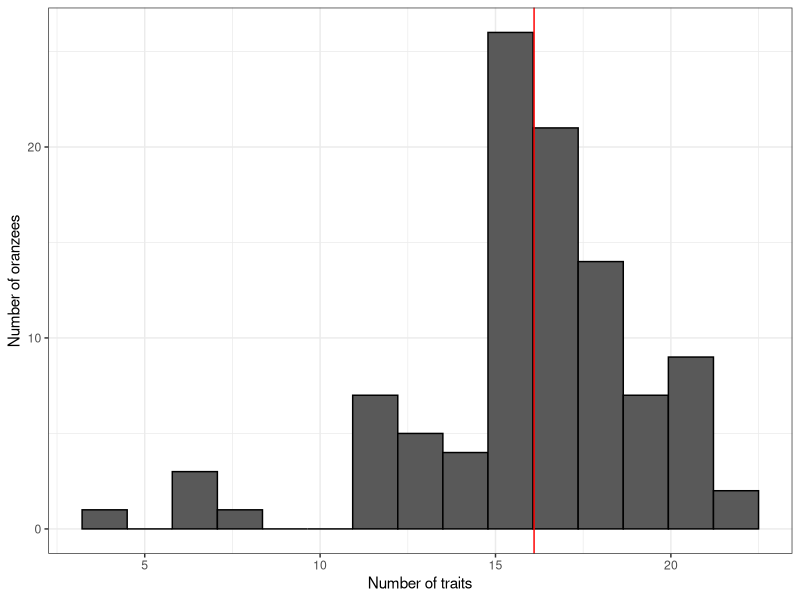
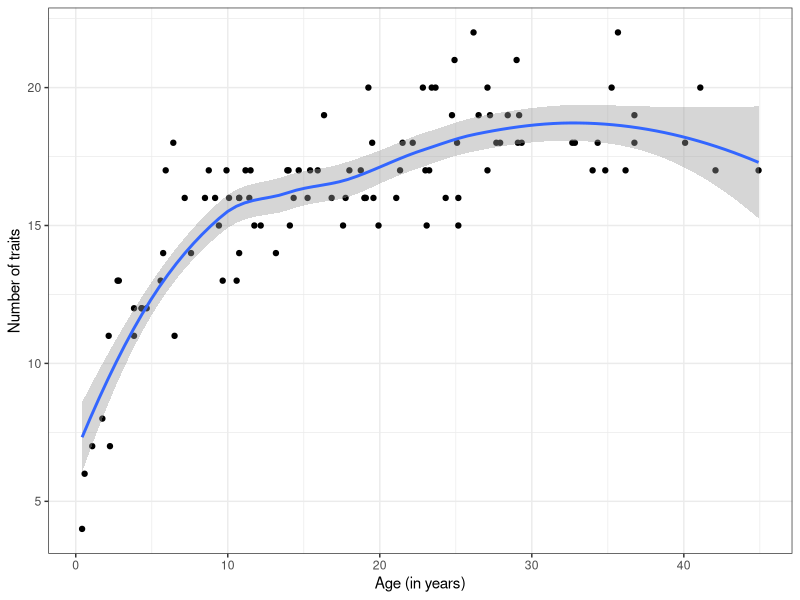
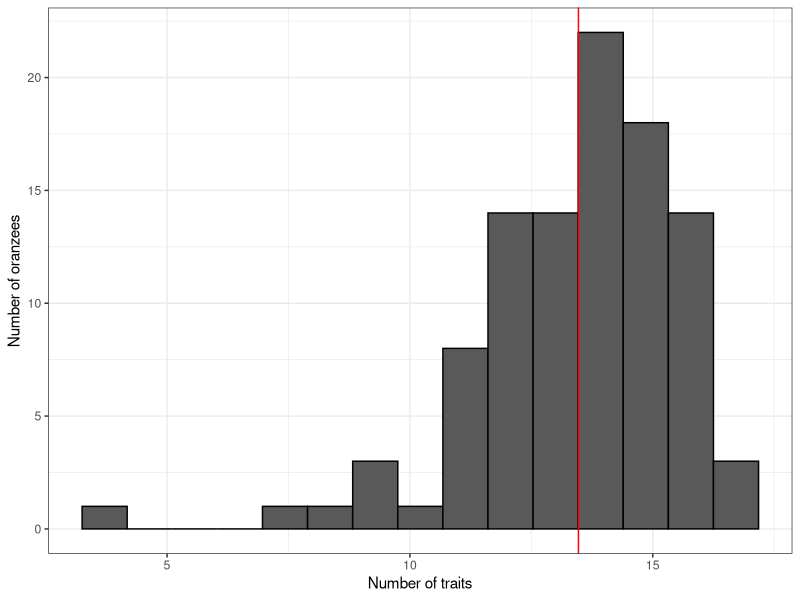
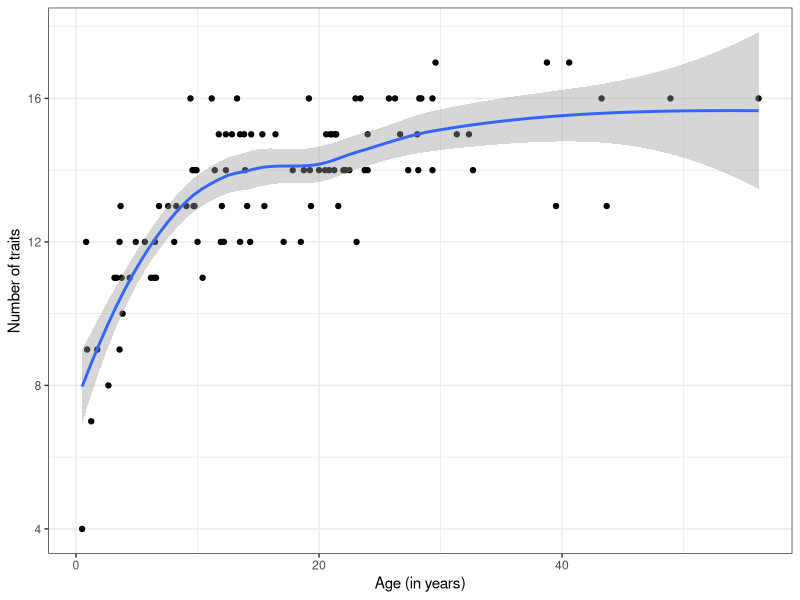
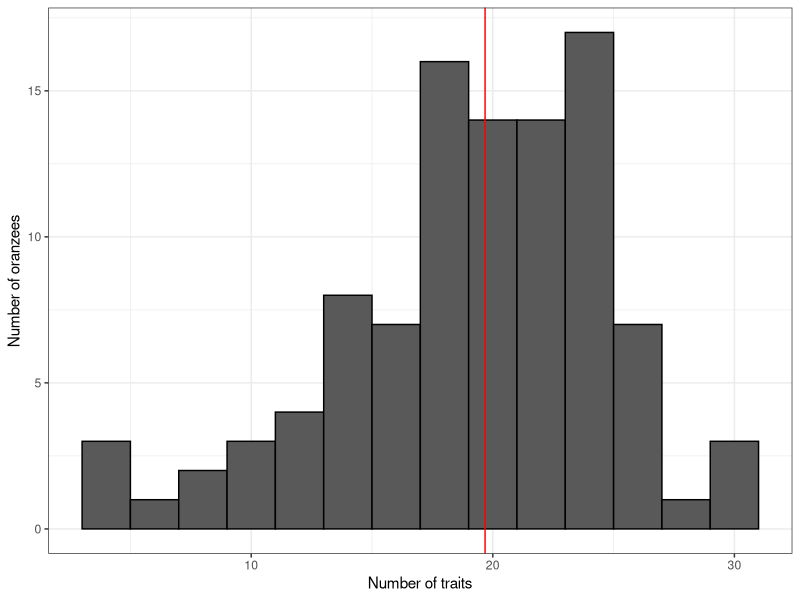
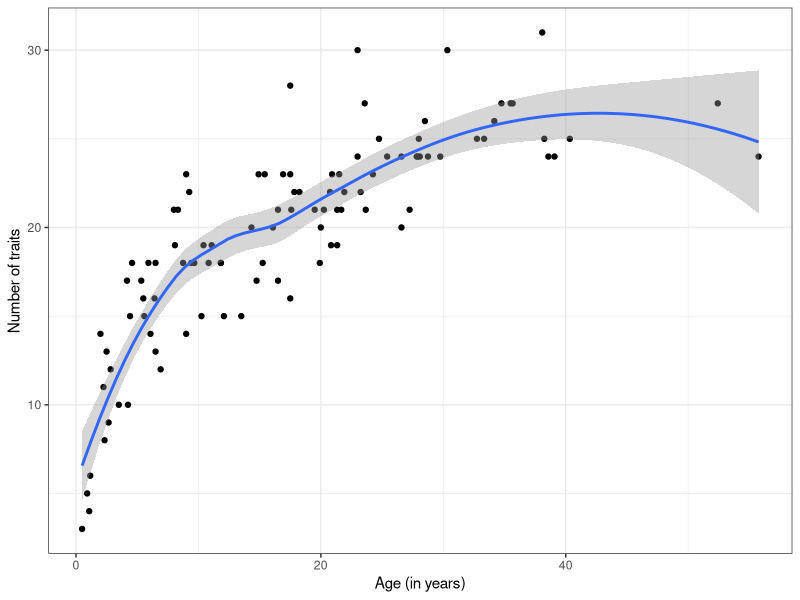
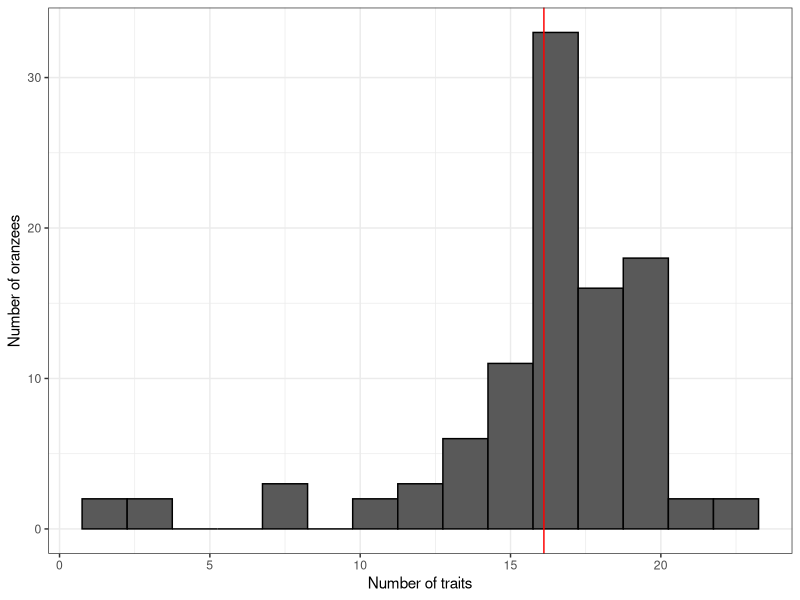
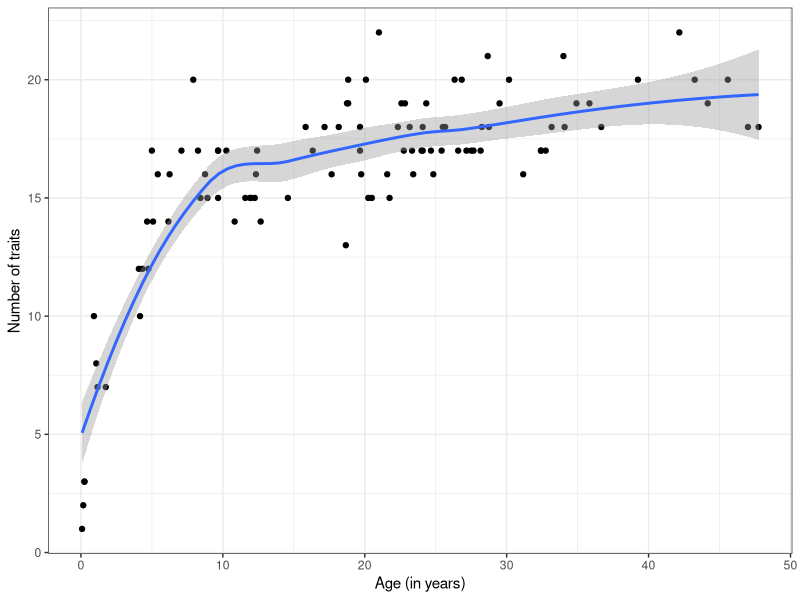

Recreate these plots in R, in order.
## ---- chunk 1
knitr::opts_chunk$set(echo = TRUE)
## ---- chunk 2
library(tidyverse)
library(scales)

set_oranzees_world <- function(alpha_g, alpha_e) {
  list_pop <- c("Uossob", "Iat Forest", "Ebmog", "Elaham", "Elabik", "Ognodub")
  output <- tibble(
    population = rep(list_pop, each = 38),
    behaviour = as.factor(rep(1:38, 6)),
    type = rep(c(rep("social", 16), rep("food-related", 22)), 6),
    category = rep(c(
      rep("play", 4), rep("display", 4), rep("groom", 4), rep("courthsip", 4),
      "A", "A", "A", "A", "B", "B", "B", "B", "C", "C", "C", "D", "D", "D", "E", "E", "F", "F", "G", "H", "I", "J"
    ), 6),
    nutrient = rep(c(rep(NA, 16), "Y", "Y", "Y", "Y", "Z", "Z", "Z", "Z", "Y", "Y", "Y", "Z", "Z", "Z", "Y", "Y", "Z", "Z", "Y", "Z", "Y", "Z"), 6),
    p_g = rep(NA, 38 * 6),
    p_e = rep(NA, 38 * 6)
  )

  env_or_x <- c(220, 230, 700, 705, 710, 750)
  env_or_y <- c(660, 610, 450, 430, 510, 550)

  # genetic predispositions:
  x_g <- sample(1:1000, 38)
  y_g <- sample(1:1000, 38)

  # ecological availability:
  x_e <- sample(1:1000, 38)
  y_e <- sample(1:1000, 38)

  for (behav in 1:38) {
    output[output$behaviour == behav, ]$p_g <- 1 - rescale(sqrt((x_g[behav] - env_or_x)^2 + (y_g[behav] - env_or_y)^2), to = c(1 - alpha_g, alpha_g))

    if (behav > 16) {
      output[output$behaviour == behav, ]$p_e <- 1 - rescale(sqrt((x_e[behav] - env_or_x)^2 + (y_e[behav] - env_or_y)^2), to = c(1 - alpha_e, alpha_e))
    }
  }
  # return the tibble:
  output
}

update_demography <- function(pop) {
  pop[, 39] <- pop[, 39] + 1
  pop[pop[, 39] >= 720, ] <- 0
  old <- which(pop[, 39] > 300)
  dead <- sample(c(TRUE, FALSE), length(old), prob = c(.01, .99), replace = TRUE)
  pop[old[dead], ] <- 0
  pop
}

update_social_behaviours <- function(pop, test_world, sd_peering) {
  N <- dim(pop)[1]
  state <- ((rowSums(pop[, 1:4]) >= 1) + (rowSums(pop[, 5:8]) >= 1) + (rowSums(pop[, 9:12]) >= 1) + (rowSums(pop[, 13:16]) >= 1)) / 4
  p_state <- runif(N) < rnorm(N, mean = 1 - state, sd = 0.05)
  p_peering <- rnorm(16, mean = colSums(pop[, 1:16]), sd = sd_peering)
  p_peering[p_peering < 0] <- 0
  innovation_i <- sample(1:16, N, prob = p_peering, replace = TRUE)
  p_innovate <- runif(N) < test_world$p_g[innovation_i] * p_state
  for (i in (1:N)[p_innovate]) {
    pop[i, innovation_i[i]] <- 1
  }
  pop
}

update_food_behaviours <- function(pop, test_world, sd_peering) {
  N <- dim(pop)[1]
  nut_y <- (rowSums(pop[, 17:20]) >= 1) + (rowSums(pop[, 25:27]) >= 1) + (rowSums(pop[, 31:32]) >= 1) + pop[, 35] + pop[, 37]
  nut_z <- (rowSums(pop[, 21:24]) >= 1) + (rowSums(pop[, 28:30]) >= 1) + (rowSums(pop[, 33:34]) >= 1) + pop[, 36] + pop[, 38]
  state <- (nut_y + nut_z - abs(nut_y - nut_z)) / 10
  p_state <- runif(N) < rnorm(N, mean = 1 - state, sd = 0.05)
  p_peering <- rnorm(22, mean = colSums(pop[, 17:38]), sd = sd_peering)
  p_peering[p_peering < 0] <- 0
  innovation_i <- sample(17:38, N, prob = p_peering, replace = TRUE)
  p_innovate <- runif(N) < test_world$p_g[innovation_i] * test_world$p_e[innovation_i] * p_state
  for (i in (1:N)[p_innovate]) {
    pop[i, innovation_i[i]] <- 1
  }
  pop
}
## ---- chunk 3
mockup_oranzees_pop <- function(t_max, alpha_g, alpha_e, sd_peering) {
  N <- 100
  oranzees_world <- set_oranzees_world(alpha_g, alpha_e)
  test_world <- oranzees_world %>%
    filter(population == "Uossob")
  pop <- matrix(c(rep(0, 38 * N), sample(1:300, N, replace = TRUE)), nrow = N, byrow = FALSE)
  # start simulation here:
  for (t in 1:t_max) {
    pop <- update_demography(pop)
    pop <- update_social_behaviours(pop, test_world, sd_peering)
    pop <- update_food_behaviours(pop, test_world, sd_peering)
  }
  output <- pop
}
## ---- chunk 4
my_test <- mockup_oranzees_pop(t_max = 6000, alpha_g = 0.7, alpha_e = 0.9, sd_peering = 1)
## ---- chunk 5
head(my_test)
## ---- chunk 6
tibble(sum_traits = rowSums(my_test[, 1:38]), individual = 1:100) %>%
  ggplot() +
  geom_histogram(aes(x = sum_traits), bins = 15, colour = "black") +
  labs(x = "Number of traits", y = "Number of oranzees") +
  geom_vline(aes(xintercept = mean(sum_traits)), color = "red") +
  theme_bw()
## ---- chunk 7
tibble(sum_traits = rowSums(my_test[, 1:38]), individual = 1:100, age = my_test[, 39]) %>%
  ggplot(aes(x = age / 12, y = sum_traits)) +
  geom_point() +
  labs(x = "Age (in years)", y = "Number of traits") +
  geom_smooth(method = loess) +
  theme_bw()
## ---- chunk 8
my_test <- mockup_oranzees_pop(t_max = 6000, alpha_g = 1, alpha_e = 1, sd_peering = 1)
my_test <- tibble(sum_traits = rowSums(my_test[, 1:38]), individual = 1:100, age = my_test[, 39])

ggplot(data = my_test) +
  geom_histogram(aes(x = sum_traits), bins = 15, colour = "black") +
  labs(x = "Number of traits", y = "Number of oranzees") +
  geom_vline(aes(xintercept = mean(sum_traits)), color = "red") +
  theme_bw()

ggplot(data = my_test, aes(x = age / 12, y = sum_traits)) +
  geom_point() +
  labs(x = "Age (in years)", y = "Number of traits") +
  geom_smooth(method = loess) +
  theme_bw()
## ---- chunk 9
my_test <- mockup_oranzees_pop(t_max = 6000, alpha_g = 0.5, alpha_e = 0.5, sd_peering = 1)
my_test <- tibble(sum_traits = rowSums(my_test[, 1:38]), individual = 1:100, age = my_test[, 39])

ggplot(data = my_test) +
  geom_histogram(aes(x = sum_traits), bins = 15, colour = "black") +
  labs(x = "Number of traits", y = "Number of oranzees") +
  geom_vline(aes(xintercept = mean(sum_traits)), color = "red") +
  theme_bw()

ggplot(data = my_test, aes(x = age / 12, y = sum_traits)) +
  geom_point() +
  labs(x = "Age (in years)", y = "Number of traits") +
  geom_smooth(method = loess) +
  theme_bw()
## ---- chunk 10
my_test <- mockup_oranzees_pop(t_max = 6000, alpha_g = 0.5, alpha_e = 0.5, sd_peering = 0.01)
my_test <- tibble(sum_traits = rowSums(my_test[, 1:38]), individual = 1:100, age = my_test[, 39])

ggplot(data = my_test) +
  geom_histogram(aes(x = sum_traits), bins = 15, colour = "black") +
  labs(x = "Number of traits", y = "Number of oranzees") +
  geom_vline(aes(xintercept = mean(sum_traits)), color = "red") +
  theme_bw()

ggplot(data = my_test, aes(x = age / 12, y = sum_traits)) +
  geom_point() +
  labs(x = "Age (in years)", y = "Number of traits") +
  geom_smooth(method = loess) +
  theme_bw()
## ---- chunk 11
mockup_oranzees_pop2 <- function(t_max, alpha_g, alpha_e, sd_peering) {
  N <- 100
  output <- matrix(nrow = t_max, ncol = 39)
  oranzees_world <- set_oranzees_world(alpha_g, alpha_e)
  test_world <- oranzees_world %>%
    filter(population == "Uossob")
  pop <- matrix(c(rep(0, 38 * N), sample(1:300, N, replace = TRUE)), nrow = N, byrow = FALSE)
  # start simulation here:
  for (t in 1:t_max) {
    pop <- update_demography(pop)
    pop <- update_social_behaviours(pop, test_world, sd_peering)
    pop <- update_food_behaviours(pop, test_world, sd_peering)
    output[t, ] <- pop[1, ]
  }
  output
}
## ---- chunk 12
my_test <- mockup_oranzees_pop2(t_max = 6000, alpha_e = .9, alpha_g = .7, sd_peering = 1)
## ---- chunk 13
sum(my_test[, 39] == 0)
## ---- chunk 14
my_test[which(my_test[, 39] == 0) - 1, 39] / 12
## ---- chunk 15
t_max <- 6000
newborn_time <- which(my_test[, 39] == 0)
individual <- as_factor(rep(
  seq(1:(sum(my_test[, 39] == 0) + 1)),
  c(newborn_time[1] - 1, diff(newborn_time), t_max + 1 - last(newborn_time))
))

tibble(n_traits = rowSums(my_test[, 1:38]), age = my_test[, 39] / 12, oranzee_ID = individual) %>%
  ggplot(aes(x = age, y = n_traits, colour = oranzee_ID)) +
  geom_line() +
  theme_bw()
